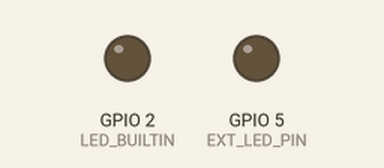
This program was run on a simulated ESP32. Parts: output pins drawn as LEDs (lit = HIGH). What the program prints to the serial monitor is not drawn.

Above: at 0.05 s.
At 1.3 s:
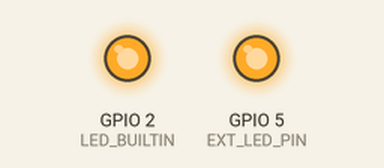
At 2.55 s:
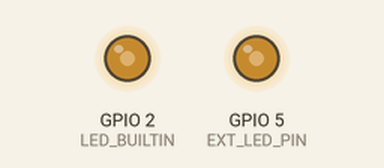
Timing chart, 0 to 5.9 s (numbered marks = the images above):
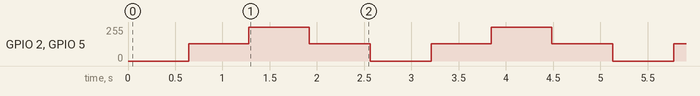

The program:

main.cpp
```cpp
#include <Arduino.h>

// --- Pins ---
#ifndef LED_BUILTIN
#define LED_BUILTIN 2          // internal LED (algengt á ESP32-WROOM-32 dev boards)
#endif
const int EXT_LED_PIN = 5;     // external LED á GPIO5

// --- Modes ---
#define MODE_SOS        1
#define MODE_BREATH     2
#define MODE_HEARTBEAT  3

#define ACTIVE_MODE MODE_BREATH   // <-- breyttu þessu til að skipta um forrit

// --- PWM settings (for BREATH) ---
const int freq = 5000;
const int resolution = 8;      // 0..255
const int chInt = 0;           // PWM channel for internal LED
const int chExt = 1;           // PWM channel for external LED

// Set to true if external LED is wired "active-low" (inverted brightness)
const bool INVERT_EXT_LED = false;

// ---------------- SOS (uses digital on LED_BUILTIN) ----------------
void dot()  { digitalWrite(LED_BUILTIN, HIGH); delay(200); digitalWrite(LED_BUILTIN, LOW); delay(200); }
void dash() { digitalWrite(LED_BUILTIN, HIGH); delay(600); digitalWrite(LED_BUILTIN, LOW); delay(200); }

void runSOS() {
  // S: ...
  dot(); dot(); dot();
  delay(400);
  // O: ---
  dash(); dash(); dash();
  delay(400);
  // S: ...
  dot(); dot(); dot();

  delay(1200);
}

// ---------------- HEARTBEAT (uses digital on LED_BUILTIN) ----------------
void pulse(int onMs, int offMs) {
  digitalWrite(LED_BUILTIN, HIGH); delay(onMs);
  digitalWrite(LED_BUILTIN, LOW);  delay(offMs);
}

void runHeartbeat() {
  pulse(80, 120);   // lub
  pulse(80, 600);   // dub + pause
}

// ---------------- BREATH (PWM on BOTH internal + external) ----------------
void setupBreath() {
  ledcSetup(chInt, freq, resolution);
  ledcAttachPin(LED_BUILTIN, chInt);

  ledcSetup(chExt, freq, resolution);
  ledcAttachPin(EXT_LED_PIN, chExt);
}

void runBreath() {
  for (int duty = 0; duty <= 255; duty++) {
    ledcWrite(chInt, duty);
    ledcWrite(chExt, INVERT_EXT_LED ? (255 - duty) : duty);
    delay(5);
  }
  for (int duty = 255; duty >= 0; duty--) {
    ledcWrite(chInt, duty);
    ledcWrite(chExt, INVERT_EXT_LED ? (255 - duty) : duty);
    delay(5);
  }
}

// ---------------- Arduino entry points ----------------
void setup() {
  Serial.begin(115200);
  Serial.println("Starting...");

#if ACTIVE_MODE == MODE_BREATH
  setupBreath();
#else
  pinMode(LED_BUILTIN, OUTPUT);
#endif

#if ACTIVE_MODE == MODE_SOS
  Serial.println("Mode: SOS");
#elif ACTIVE_MODE == MODE_BREATH
  Serial.println("Mode: BREATH (internal + external)");
#elif ACTIVE_MODE == MODE_HEARTBEAT
  Serial.println("Mode: HEARTBEAT");
#else
  Serial.println("Mode: UNKNOWN");
#endif
}

void loop() {
#if ACTIVE_MODE == MODE_SOS
  runSOS();
#elif ACTIVE_MODE == MODE_BREATH
  runBreath();
#elif ACTIVE_MODE == MODE_HEARTBEAT
  runHeartbeat();
#else
  delay(1000);
#endif
}
```

Measured:
- by itself, GPIO 2 (LED_BUILTIN), GPIO 5 (EXT_LED_PIN): repeats every 2.6 s: 255/255 0.64 s, 128/255 0.65 s, 0/255 0.65 s, 128/255 0.64 s
